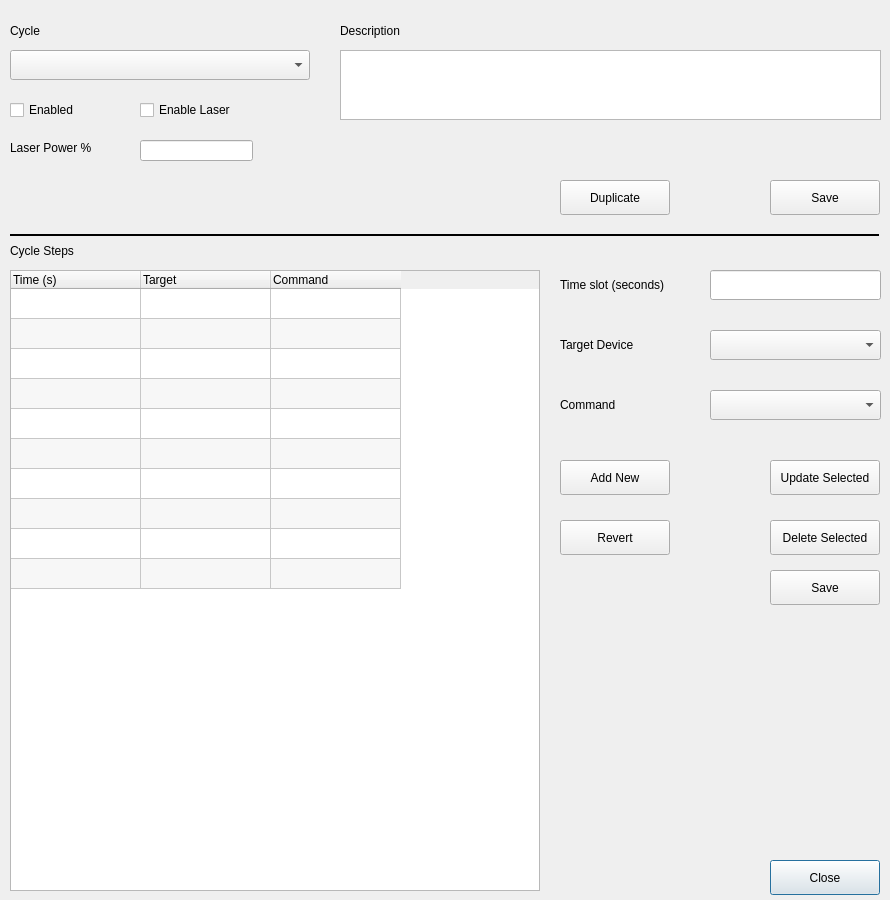
<?xml version="1.0" encoding="UTF-8"?>
<ui version="4.0">
 <class>dialogCycleEdit</class>
 <widget class="QDialog" name="dialogCycleEdit">
  <property name="geometry">
   <rect>
    <x>0</x>
    <y>0</y>
    <width>890</width>
    <height>900</height>
   </rect>
  </property>
  <property name="sizePolicy">
   <sizepolicy hsizetype="Fixed" vsizetype="Fixed">
    <horstretch>0</horstretch>
    <verstretch>0</verstretch>
   </sizepolicy>
  </property>
  <property name="minimumSize">
   <size>
    <width>890</width>
    <height>900</height>
   </size>
  </property>
  <property name="maximumSize">
   <size>
    <width>890</width>
    <height>900</height>
   </size>
  </property>
  <property name="windowTitle">
   <string>PyMS - Cycle Editor</string>
  </property>
  <property name="windowIcon">
   <iconset resource="main.qrc">
    <normaloff>:/main/iconPyMSRun.svg</normaloff>:/main/iconPyMSRun.svg</iconset>
  </property>
  <property name="styleSheet">
   <string notr="true">font: 10pt &quot;Segoe UI&quot;;</string>
  </property>
  <widget class="QTableWidget" name="tableSteps">
   <property name="geometry">
    <rect>
     <x>10</x>
     <y>270</y>
     <width>530</width>
     <height>621</height>
    </rect>
   </property>
   <property name="styleSheet">
    <string notr="true">selection-background-color: rgb(197, 248, 255);
selection-color: rgb(0, 0, 0);
font: 10pt &quot;Segoe UI&quot;;</string>
   </property>
   <property name="midLineWidth">
    <number>1</number>
   </property>
   <property name="editTriggers">
    <set>QAbstractItemView::NoEditTriggers</set>
   </property>
   <property name="dragDropOverwriteMode">
    <bool>false</bool>
   </property>
   <property name="alternatingRowColors">
    <bool>true</bool>
   </property>
   <property name="selectionMode">
    <enum>QAbstractItemView::SingleSelection</enum>
   </property>
   <property name="selectionBehavior">
    <enum>QAbstractItemView::SelectRows</enum>
   </property>
   <property name="textElideMode">
    <enum>Qt::ElideLeft</enum>
   </property>
   <property name="rowCount">
    <number>10</number>
   </property>
   <property name="columnCount">
    <number>3</number>
   </property>
   <attribute name="horizontalHeaderVisible">
    <bool>true</bool>
   </attribute>
   <attribute name="horizontalHeaderCascadingSectionResizes">
    <bool>false</bool>
   </attribute>
   <attribute name="horizontalHeaderMinimumSectionSize">
    <number>47</number>
   </attribute>
   <attribute name="horizontalHeaderDefaultSectionSize">
    <number>130</number>
   </attribute>
   <attribute name="verticalHeaderVisible">
    <bool>false</bool>
   </attribute>
   <row/>
   <row/>
   <row/>
   <row/>
   <row/>
   <row/>
   <row/>
   <row/>
   <row/>
   <row/>
   <column>
    <property name="text">
     <string>Time (s)</string>
    </property>
    <property name="textAlignment">
     <set>AlignLeading|AlignVCenter</set>
    </property>
   </column>
   <column>
    <property name="text">
     <string>Target</string>
    </property>
    <property name="textAlignment">
     <set>AlignLeading|AlignVCenter</set>
    </property>
   </column>
   <column>
    <property name="text">
     <string>Command</string>
    </property>
    <property name="textAlignment">
     <set>AlignLeading|AlignVCenter</set>
    </property>
   </column>
  </widget>
  <widget class="QComboBox" name="comboCycles">
   <property name="geometry">
    <rect>
     <x>10</x>
     <y>50</y>
     <width>300</width>
     <height>30</height>
    </rect>
   </property>
   <property name="toolTip">
    <string>&lt;html&gt;&lt;head/&gt;&lt;body&gt;&lt;p&gt;Select the cycle to edit&lt;/p&gt;&lt;/body&gt;&lt;/html&gt;</string>
   </property>
  </widget>
  <widget class="QPushButton" name="btnClose">
   <property name="geometry">
    <rect>
     <x>770</x>
     <y>860</y>
     <width>110</width>
     <height>35</height>
    </rect>
   </property>
   <property name="text">
    <string>Close</string>
   </property>
   <property name="default">
    <bool>true</bool>
   </property>
  </widget>
  <widget class="QLineEdit" name="textTime">
   <property name="geometry">
    <rect>
     <x>710</x>
     <y>270</y>
     <width>171</width>
     <height>30</height>
    </rect>
   </property>
  </widget>
  <widget class="QLabel" name="label">
   <property name="geometry">
    <rect>
     <x>560</x>
     <y>270</y>
     <width>141</width>
     <height>30</height>
    </rect>
   </property>
   <property name="text">
    <string>Time slot (seconds)</string>
   </property>
   <property name="scaledContents">
    <bool>true</bool>
   </property>
  </widget>
  <widget class="QLabel" name="label_2">
   <property name="geometry">
    <rect>
     <x>560</x>
     <y>330</y>
     <width>101</width>
     <height>30</height>
    </rect>
   </property>
   <property name="text">
    <string>Target Device</string>
   </property>
   <property name="scaledContents">
    <bool>true</bool>
   </property>
  </widget>
  <widget class="QLabel" name="label_3">
   <property name="geometry">
    <rect>
     <x>560</x>
     <y>390</y>
     <width>111</width>
     <height>30</height>
    </rect>
   </property>
   <property name="text">
    <string>Command</string>
   </property>
   <property name="scaledContents">
    <bool>true</bool>
   </property>
  </widget>
  <widget class="QComboBox" name="comboTarget">
   <property name="geometry">
    <rect>
     <x>710</x>
     <y>330</y>
     <width>171</width>
     <height>30</height>
    </rect>
   </property>
  </widget>
  <widget class="QComboBox" name="comboCommand">
   <property name="geometry">
    <rect>
     <x>710</x>
     <y>390</y>
     <width>171</width>
     <height>30</height>
    </rect>
   </property>
  </widget>
  <widget class="QPushButton" name="btnAdd">
   <property name="geometry">
    <rect>
     <x>560</x>
     <y>460</y>
     <width>110</width>
     <height>35</height>
    </rect>
   </property>
   <property name="toolTip">
    <string>Add the task as a new one</string>
   </property>
   <property name="text">
    <string>Add New</string>
   </property>
  </widget>
  <widget class="QPushButton" name="btnDelete">
   <property name="geometry">
    <rect>
     <x>770</x>
     <y>520</y>
     <width>110</width>
     <height>35</height>
    </rect>
   </property>
   <property name="toolTip">
    <string>Delete selected task</string>
   </property>
   <property name="text">
    <string>Delete Selected</string>
   </property>
  </widget>
  <widget class="QPushButton" name="btnSaveSteps">
   <property name="geometry">
    <rect>
     <x>770</x>
     <y>570</y>
     <width>110</width>
     <height>35</height>
    </rect>
   </property>
   <property name="toolTip">
    <string>Save thesee changes to the database</string>
   </property>
   <property name="text">
    <string>Save</string>
   </property>
  </widget>
  <widget class="QPushButton" name="btnRevert">
   <property name="geometry">
    <rect>
     <x>560</x>
     <y>520</y>
     <width>110</width>
     <height>35</height>
    </rect>
   </property>
   <property name="toolTip">
    <string>Cencel all changes and revert to exisitng cycle</string>
   </property>
   <property name="text">
    <string>Revert</string>
   </property>
  </widget>
  <widget class="QPushButton" name="btnUpdate">
   <property name="geometry">
    <rect>
     <x>770</x>
     <y>460</y>
     <width>110</width>
     <height>35</height>
    </rect>
   </property>
   <property name="toolTip">
    <string>Update existing task</string>
   </property>
   <property name="text">
    <string>Update Selected</string>
   </property>
  </widget>
  <widget class="QLabel" name="label_4">
   <property name="geometry">
    <rect>
     <x>10</x>
     <y>20</y>
     <width>91</width>
     <height>21</height>
    </rect>
   </property>
   <property name="text">
    <string>Cycle</string>
   </property>
   <property name="scaledContents">
    <bool>true</bool>
   </property>
  </widget>
  <widget class="QPlainTextEdit" name="txtDescription">
   <property name="geometry">
    <rect>
     <x>340</x>
     <y>50</y>
     <width>541</width>
     <height>70</height>
    </rect>
   </property>
  </widget>
  <widget class="QLabel" name="label_5">
   <property name="geometry">
    <rect>
     <x>340</x>
     <y>20</y>
     <width>91</width>
     <height>21</height>
    </rect>
   </property>
   <property name="text">
    <string>Description</string>
   </property>
   <property name="scaledContents">
    <bool>true</bool>
   </property>
  </widget>
  <widget class="QCheckBox" name="chkEnabled">
   <property name="geometry">
    <rect>
     <x>10</x>
     <y>100</y>
     <width>73</width>
     <height>20</height>
    </rect>
   </property>
   <property name="toolTip">
    <string>If checked will appear in simple batch screens</string>
   </property>
   <property name="text">
    <string>Enabled</string>
   </property>
  </widget>
  <widget class="QCheckBox" name="chkSample">
   <property name="geometry">
    <rect>
     <x>140</x>
     <y>100</y>
     <width>121</width>
     <height>20</height>
    </rect>
   </property>
   <property name="toolTip">
    <string>if checked will apper in planchet forms and will enable laser power settings</string>
   </property>
   <property name="text">
    <string>Enable Laser</string>
   </property>
  </widget>
  <widget class="Line" name="line">
   <property name="geometry">
    <rect>
     <x>10</x>
     <y>230</y>
     <width>869</width>
     <height>10</height>
    </rect>
   </property>
   <property name="frameShadow">
    <enum>QFrame::Plain</enum>
   </property>
   <property name="lineWidth">
    <number>2</number>
   </property>
   <property name="midLineWidth">
    <number>1</number>
   </property>
   <property name="orientation">
    <enum>Qt::Horizontal</enum>
   </property>
  </widget>
  <widget class="QLineEdit" name="txtLaserPower">
   <property name="geometry">
    <rect>
     <x>140</x>
     <y>140</y>
     <width>113</width>
     <height>21</height>
    </rect>
   </property>
   <property name="toolTip">
    <string>Laser Power must be between o an 99.9 %</string>
   </property>
  </widget>
  <widget class="QLabel" name="label_6">
   <property name="geometry">
    <rect>
     <x>10</x>
     <y>140</y>
     <width>101</width>
     <height>16</height>
    </rect>
   </property>
   <property name="text">
    <string>Laser Power %</string>
   </property>
  </widget>
  <widget class="QLabel" name="label_7">
   <property name="geometry">
    <rect>
     <x>10</x>
     <y>240</y>
     <width>91</width>
     <height>21</height>
    </rect>
   </property>
   <property name="text">
    <string>Cycle Steps</string>
   </property>
   <property name="scaledContents">
    <bool>true</bool>
   </property>
  </widget>
  <widget class="QPushButton" name="btnSaveCycle">
   <property name="geometry">
    <rect>
     <x>770</x>
     <y>180</y>
     <width>110</width>
     <height>35</height>
    </rect>
   </property>
   <property name="toolTip">
    <string>Save thesee changes to the database</string>
   </property>
   <property name="text">
    <string>Save</string>
   </property>
  </widget>
  <widget class="QPushButton" name="btnDuplicate">
   <property name="geometry">
    <rect>
     <x>560</x>
     <y>180</y>
     <width>110</width>
     <height>35</height>
    </rect>
   </property>
   <property name="toolTip">
    <string>&lt;html&gt;&lt;head/&gt;&lt;body&gt;&lt;p&gt;Create a copy of the current cycle&lt;/p&gt;&lt;/body&gt;&lt;/html&gt;</string>
   </property>
   <property name="text">
    <string>Duplicate</string>
   </property>
  </widget>
 </widget>
 <resources>
  <include location="main.qrc"/>
 </resources>
 <connections/>
</ui>
